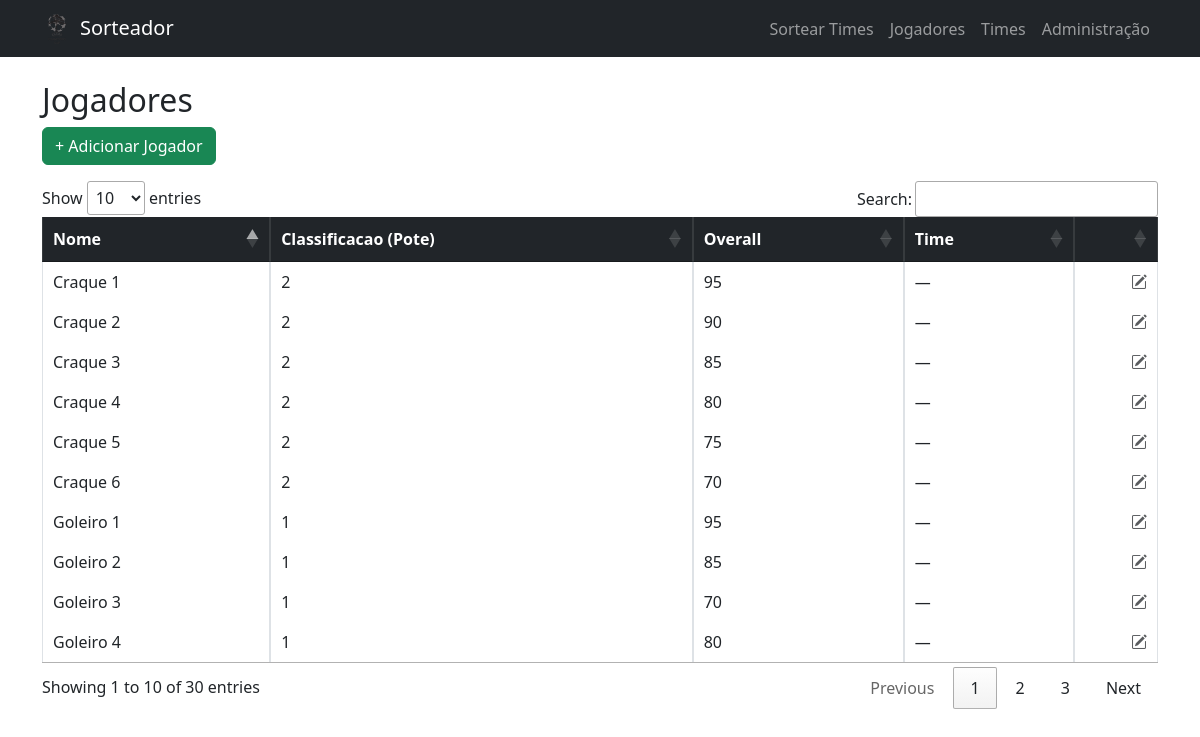
The page /jogadores/ on the database as committed earlier.
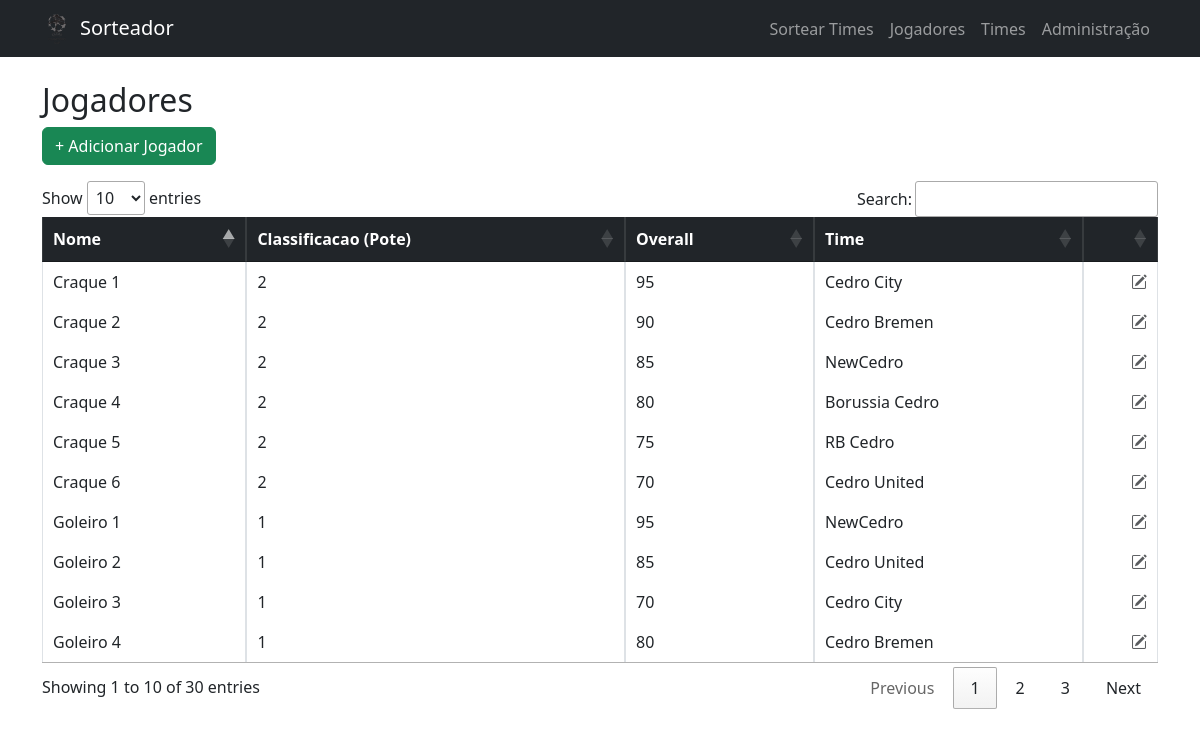
The same page on the database as committed later.
### SortApp/models.py (models this page shows, shortened)
class Jogador(models.Model):
    nome = models.CharField(max_length=100)
    classificacao = models.PositiveIntegerField()
    overall = models.PositiveIntegerField()
    time = models.ForeignKey(Time, on_delete=models.SET_NULL, related_name='jogadores', null=True, blank=True)

class Time(models.Model):
    nome = models.CharField(max_length=100, unique=True)
    escudo = models.ImageField(upload_to='escudos/')

### SortApp/views.py (the view)
# urls.py: path('jogadores/', views.listar_jogadores, name='listar_jogadores'),
def listar_jogadores(request):
    jogadores = Jogador.objects.all().order_by('classificacao', '-overall')
    return render(request, 'listar_jogadores.html', {'jogadores': jogadores})

### SortApp/templates/listar_jogadores.html
{% extends 'base.html' %}
{% block content %}
<h2>Jogadores</h2>
<a href="{% url 'cadastrar_jogador' %}" class="btn btn-success mb-3">+ Adicionar Jogador</a>
<table id="tabelaJogadores" class="table table-bordered table-hover">
    <thead class="table-dark">
        <tr>
            <th>Nome</th>
            <th>Classificacao (Pote)</th>
            <th>Overall</th>
            <th>Time</th>
            <th></th>
        </tr>
    </thead>
    <tbody>
        {% for j in jogadores %}
        <tr>
            <td>{{ j.nome }}</td>
            <td>{{ j.classificacao }}</td>
            <td>{{ j.overall }}</td>
            <td>
                {% if j.time %}
                    {{ j.time.nome}}
                {% else %}
                    —
                {% endif %}
            </td>
            <td class="text-end">
                <a href="{% url 'editar_jogador' j.id %}" class="text-muted" title="Editar">
                    <i class="bi bi-pencil-square"></i>
                </a>
            </td>
        </tr>
        {% endfor %}
    </tbody>
</table>
{% endblock %}

### SortApp/templates/base.html (shortened to what this page needs)
{% load static %}
<!DOCTYPE html>
<html lang="pt-br">
<head>
    <link href="https://cdn.jsdelivr.net/npm/bootstrap@5.3.0/dist/css/bootstrap.min.css" rel="stylesheet">
    <link rel="stylesheet" href="https://cdn.datatables.net/1.13.6/css/jquery.dataTables.min.css" />
    <link rel="stylesheet" href="https://cdn.jsdelivr.net/npm/bootstrap-icons@1.10.5/font/bootstrap-icons.css">
</head>
<body>
{% if request.path != '/' %}
<nav class="navbar navbar-expand-lg navbar-dark bg-dark mb-4">
    <div class="container">
        <a class="navbar-brand" href="{% url 'dashboard' %}">
            <img src="{% static '/logoCCC.png' %}" alt="Logo" width="30" height="30" class="d-inline-block align-text-top me-2">Sorteador</a>
        <div>
            <ul class="navbar-nav me-auto mb-2 mb-lg-0">
                <li class="nav-item"><a class="nav-link" href="{% url 'sortear_times' %}">Sortear Times</a></li>
                <li class="nav-item"><a class="nav-link" href="{% url 'listar_jogadores' %}">Jogadores</a></li>
                <li class="nav-item"><a class="nav-link" href="{% url 'listar_times' %}">Times</a></li>
                <li class="nav-item"><a class="nav-link" href="/admin/">Administração</a></li>
            </ul>
        </div>
    </div>
</nav>
{% endif %}
<div class="container">
    {% block content %}
    {% endblock %}
</div>
</body>
</html>

Rows that differ between the two databases and show on the page:
changed Jogador "Goleiro 1": time.nome (not shown) → "NewCedro"; no longer shows "—"
changed Jogador "Goleiro 2": time.nome (not shown) → "Cedro United"; no longer shows "—"
changed Jogador "Goleiro 4": time.nome (not shown) → "Cedro Bremen"; no longer shows "—"
changed Jogador "Goleiro 3": time.nome (not shown) → "Cedro City"; no longer shows "—"
changed Jogador "Craque 1": time.nome (not shown) → "Cedro City"; no longer shows "—"
changed Jogador "Craque 2": time.nome (not shown) → "Cedro Bremen"; no longer shows "—"
changed Jogador "Craque 3": time.nome (not shown) → "NewCedro"; no longer shows "—"
changed Jogador "Craque 4": time.nome (not shown) → "Borussia Cedro"; no longer shows "—"
changed Jogador "Craque 5": time.nome (not shown) → "RB Cedro"; no longer shows "—"
changed Jogador "Craque 6": time.nome (not shown) → "Cedro United"; no longer shows "—"
